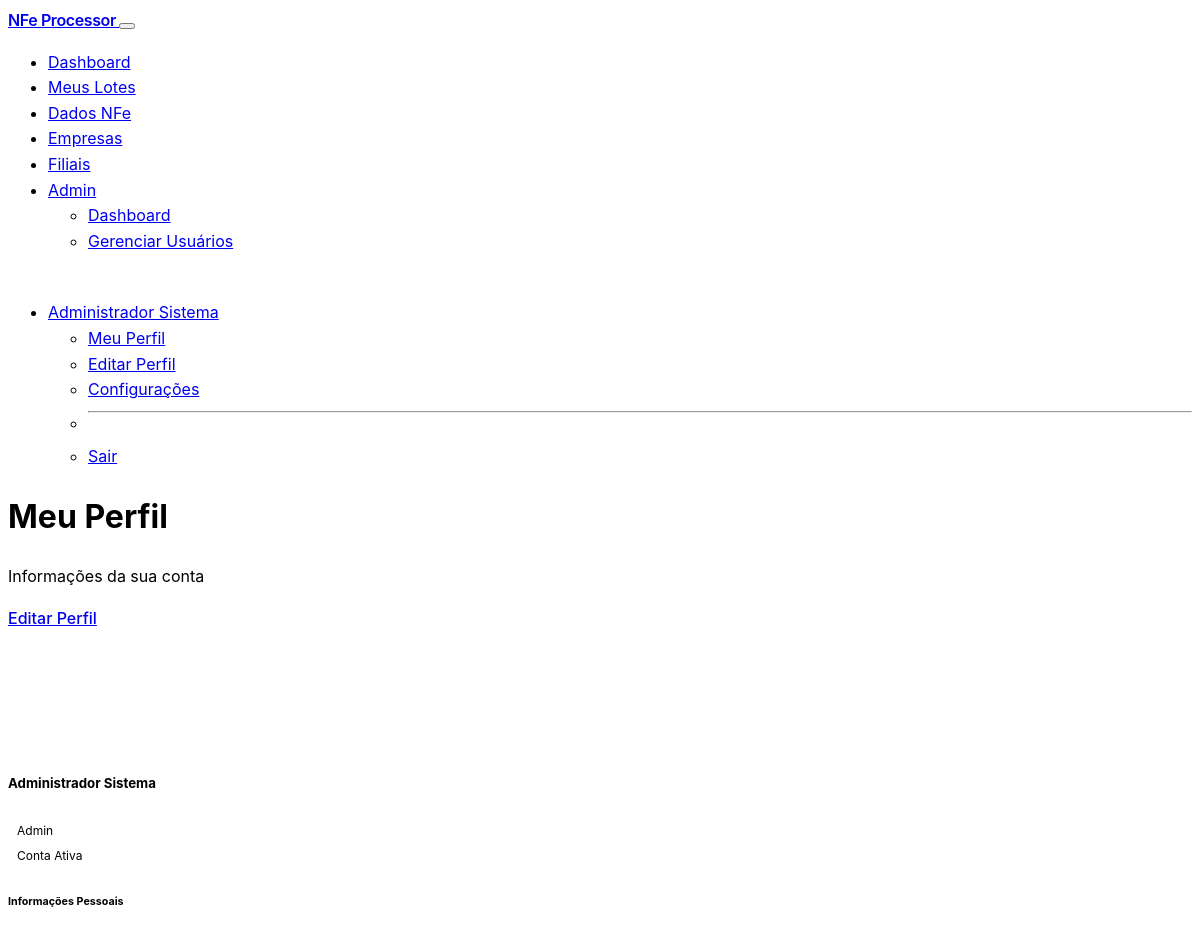
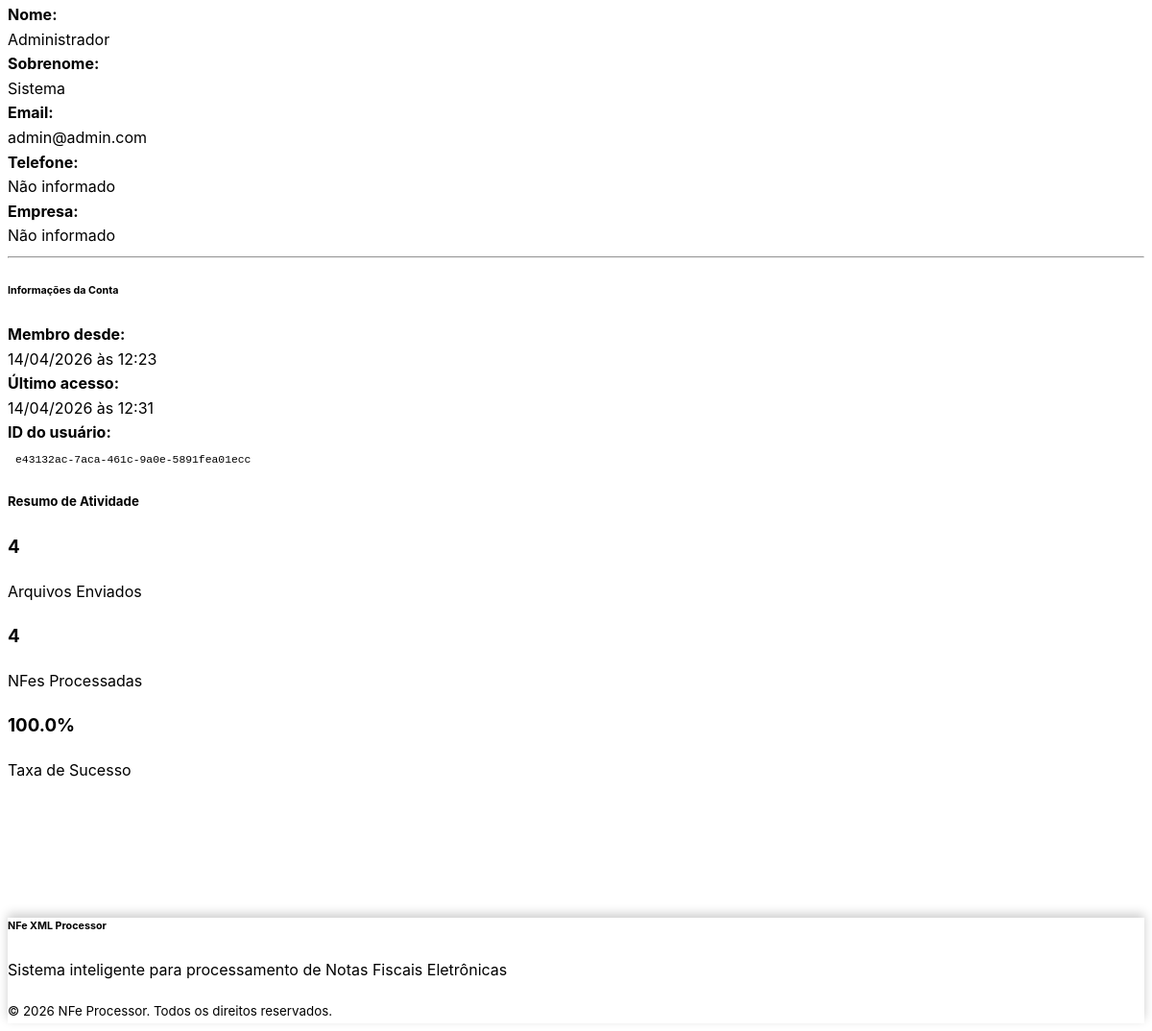
The app's page /profile (signed in) with its own data (2 pictures, top to bottom).
### models.py (models this page shows, shortened)
class User(UserMixin, db.Model):
    __tablename__ = 'users'
    id = db.Column(db.String, primary_key=True)
    email = db.Column(db.String, unique=True, nullable=True)
    first_name = db.Column(db.String, nullable=True)
    last_name = db.Column(db.String, nullable=True)
    profile_image_url = db.Column(db.String, nullable=True)
    password_hash = db.Column(db.String(256), nullable=True)  # For local authentication
    auth_method = db.Column(db.String(20), default='oauth')  # 'oauth' or 'local'
    role = db.Column(db.Enum(UserRole), default=UserRole.USER)
    active = db.Column(db.Boolean, default=True)
    phone = db.Column(db.String(20), nullable=True)
    company = db.Column(db.String(255), nullable=True)
    last_login = db.Column(db.DateTime, nullable=True)
    created_at = db.Column(db.DateTime, default=datetime.now)
    updated_at = db.Column(db.DateTime, default=datetime.now, onupdate=datetime.now)
    uploaded_files = db.relationship('UploadedFile', backref='user', lazy=True)
    nfe_records = db.relationship('NFERecord', backref='user', lazy=True)
    @property
    def full_name(self):
        if self.first_name and self.last_name:
            return f"{self.first_name} {self.last_name}"
        elif self.first_name:
            return self.first_name
        elif self.email:
            return self.email.split('@')[0]
        return f"User {self.id[:8]}"
    @property
    def is_admin(self):
        return self.role == UserRole.ADMIN

### routes.py (the view)
@app.route('/profile')
@login_required_hybrid
def user_profile():
    return render_template('profile.html', user=current_user)

### replit_auth.py (called while the page is built)
@login_manager.user_loader
def load_user(user_id):
    return User.query.get(user_id)

### routes.py (called while the page is built)
@app.before_request
def make_session_permanent():
    global _database_initialized
    if not _database_initialized:
        init_database()
        _database_initialized = True
    session.permanent = True

def login_required_hybrid(f):
    @wraps(f)
    def decorated_function(*args, **kwargs):
        if not current_user.is_authenticated:
            return redirect(url_for('login'))
        return f(*args, **kwargs)
    return decorated_function

### templates/profile.html (shortened to what this page needs)
{% extends "base.html" %}
{% block content %}
<div class="container">
    <div class="row">
        <div class="col-lg-8 mx-auto">
            <div class="row mb-4">
                <div class="col">
                    <h1 class="h2">
                        Meu Perfil
                    </h1>
                    <p class="text-muted">Informações da sua conta</p>
                </div>
                <div class="col-auto">
                    <a href="{{ url_for('edit_profile') }}" class="btn btn-primary">
                        Editar Perfil
                    </a>
                </div>
            </div>
            <div class="card">
                <div class="card-body">
                    <div class="row">
                        <div class="col-md-4 text-center border-end">
                            {% if user.profile_image_url %}
                                <img src="{{ user.profile_image_url }}" alt="Avatar" class="rounded-circle mb-3" style="width: 120px; height: 120px; object-fit: cover;">
                            {% else %}
                                <div class="bg-primary rounded-circle mx-auto mb-3 d-flex align-items-center justify-content-center" style="width: 120px; height: 120px;">
                                </div>
                            {% endif %}
                            <h5>{{ user.full_name }}</h5>
                            <span class="badge bg-{{ 'danger' if user.role.value == 'admin' else 'primary' if user.role.value == 'user' else 'secondary' }} mb-3">
                                {{ user.role.value.title() }}
                            </span>
                            <div>
                                <span class="badge bg-{{ 'success' if user.active else 'secondary' }}">
                                    {{ 'Conta Ativa' if user.active else 'Conta Inativa' }}
                                </span>
                            </div>
                        </div>
                        <div class="col-md-8">
                            <h6 class="text-muted mb-3">Informações Pessoais</h6>
                            <div class="row mb-3">
                                <div class="col-sm-4">
                                    <strong>Nome:</strong>
                                </div>
                                <div class="col-sm-8">
                                    {{ user.first_name or 'Não informado' }}
                                </div>
                            </div>
                            <div class="row mb-3">
                                <div class="col-sm-4">
                                    <strong>Sobrenome:</strong>
                                </div>
                                <div class="col-sm-8">
                                    {{ user.last_name or 'Não informado' }}
                                </div>
                            </div>
                            <div class="row mb-3">
                                <div class="col-sm-4">
                                    <strong>Email:</strong>
                                </div>
                                <div class="col-sm-8">
                                    {{ user.email or 'Não informado' }}
                                </div>
                            </div>
                            <div class="row mb-3">
                                <div class="col-sm-4">
                                    <strong>Telefone:</strong>
                                </div>
                                <div class="col-sm-8">
                                    {{ user.phone or 'Não informado' }}
                                </div>
                            </div>
                            <div class="row mb-3">
                                <div class="col-sm-4">
                                    <strong>Empresa:</strong>
                                </div>
                                <div class="col-sm-8">
                                    {{ user.company or 'Não informado' }}
                                </div>
                            </div>
                            <hr>
                            <h6 class="text-muted mb-3">Informações da Conta</h6>
                            <div class="row mb-3">
                                <div class="col-sm-4">
                                    <strong>Membro desde:</strong>
                                </div>
                                <div class="col-sm-8">
                                    {{ user.created_at.strftime('%d/%m/%Y às %H:%M') }}
                                </div>
                            </div>
                            {% if user.last_login %}
                            <div class="row mb-3">
                                <div class="col-sm-4">
                                    <strong>Último acesso:</strong>
                                </div>
                                <div class="col-sm-8">
                                    {{ user.last_login.strftime('%d/%m/%Y às %H:%M') }}
                                </div>
                            </div>
                            {% endif %}
                            <div class="row mb-3">
                                <div class="col-sm-4">
                                    <strong>ID do usuário:</strong>
                                </div>
                                <div class="col-sm-8">
                                    <code>{{ user.id }}</code>
                                </div>
                            </div>
                        </div>
                    </div>
                </div>
            </div>
            <div class="card mt-4">
                <div class="card-header">
                    <h5 class="mb-0">
                        Resumo de Atividade
                    </h5>
                </div>
                <div class="card-body">
                    <div class="row text-center">
                        <div class="col-md-4">
                            <div class="border-end">
                                <h3 class="text-primary">{{ user.uploaded_files | length }}</h3>
                                <p class="text-muted mb-0">Arquivos Enviados</p>
                            </div>
                        </div>
                        <div class="col-md-4">
                            <div class="border-end">
                                <h3 class="text-success">{{ user.nfe_records | length }}</h3>
                                <p class="text-muted mb-0">NFes Processadas</p>
                            </div>
                        </div>
                        <div class="col-md-4">
                            <h3 class="text-info">
                                {{ ((user.nfe_records | length / user.uploaded_files | length * 100) if user.uploaded_files | length > 0 else 0) | round(1) }}%
                            </h3>
                            <p class="text-muted mb-0">Taxa de Sucesso</p>
                        </div>
                    </div>
                </div>
            </div>
        </div>
    </div>
</div>
{% endblock %}

### templates/base.html (shortened to what this page needs)
<!DOCTYPE html>
<html lang="pt-BR" data-bs-theme="dark">
<head>
    <link href="https://cdn.replit.com/agent/bootstrap-agent-dark-theme.min.css" rel="stylesheet">
    <link rel="stylesheet" href="https://cdn.jsdelivr.net/npm/feather-icons@4.29.0/font/feather.css">
    <link rel="stylesheet" href="{{ url_for('static', filename='css/custom.css') }}">
</head>
<body class="d-flex flex-column min-vh-100">
    {% if current_user.is_authenticated %}
    <nav class="navbar navbar-expand-lg navbar-dark bg-dark">
        <div class="container">
            <a class="navbar-brand" href="{{ url_for('index') }}">
                NFe Processor
            </a>
            <button class="navbar-toggler" type="button" data-bs-toggle="collapse" data-bs-target="#navbarNav">
            </button>
            <div class="collapse navbar-collapse" id="navbarNav">
                <ul class="navbar-nav me-auto">
                    <li class="nav-item">
                        <a class="nav-link" href="{{ url_for('index') }}">
                            Dashboard
                        </a>
                    </li>
                    <li class="nav-item">
                        <a class="nav-link" href="{{ url_for('batches_list') }}">
                            Meus Lotes
                        </a>
                    </li>
                    <li class="nav-item">
                        <a class="nav-link" href="{{ url_for('data_view') }}">
                            Dados NFe
                        </a>
                    </li>
                    <li class="nav-item">
                        <a class="nav-link" href="{{ url_for('empresas_list') }}">
                            Empresas
                        </a>
                    </li>
                    <li class="nav-item">
                        <a class="nav-link" href="{{ url_for('filiais_listar') }}">
                            Filiais
                        </a>
                    </li>
                    {% if current_user.is_admin %}
                    <li class="nav-item dropdown">
                        <a class="nav-link dropdown-toggle" href="#" id="adminDropdown" role="button" data-bs-toggle="dropdown">
                            Admin
                        </a>
                        <ul class="dropdown-menu">
                            <li><a class="dropdown-item" href="{{ url_for('admin_dashboard') }}">
                                Dashboard
                            </a></li>
                            <li><a class="dropdown-item" href="{{ url_for('admin_users') }}">
                                Gerenciar Usuários
                            </a></li>
                        </ul>
                    </li>
                    {% endif %}
                </ul>
                <ul class="navbar-nav">
                    <li class="nav-item dropdown">
                        <a class="nav-link dropdown-toggle d-flex align-items-center" href="#" id="userDropdown" role="button" data-bs-toggle="dropdown">
                            {% if current_user.profile_image_url %}
                                <img src="{{ current_user.profile_image_url }}" alt="Avatar" class="rounded-circle me-2" style="width: 30px; height: 30px; object-fit: cover;">
                            {% else %}
                                <div class="bg-primary rounded-circle me-2 d-flex align-items-center justify-content-center" style="width: 30px; height: 30px;">
                                </div>
                            {% endif %}
                            <span>{{ current_user.full_name }}</span>
                        </a>
                        <ul class="dropdown-menu dropdown-menu-end">
                            <li><a class="dropdown-item" href="{{ url_for('user_profile') }}">
                                Meu Perfil
                            </a></li>
                            <li><a class="dropdown-item" href="{{ url_for('edit_profile') }}">
                                Editar Perfil
                            </a></li>
                            <li><a class="dropdown-item" href="{{ url_for('configuracoes') }}">
                                Configurações
                            </a></li>
                            <li><hr class="dropdown-divider"></li>
                            <li><a class="dropdown-item" href="{{ url_for('local_logout') }}">
                                Sair
                            </a></li>
                        </ul>
                    </li>
                </ul>
            </div>
        </div>
    </nav>
    {% endif %}
    <main class="flex-grow-1 {% if current_user.is_authenticated %}mt-4{% endif %}" style="padding-bottom: 100px;">
        {% block content %}{% endblock %}
    </main>
    {% if current_user.is_authenticated %}
    <footer class="bg-dark text-white py-3 border-top border-secondary position-fixed bottom-0 w-100 z-3" style="box-shadow: 0 -4px 10px rgba(0,0,0,0.2);">
        <div class="container">
            <div class="row align-items-center">
                <div class="col-md-6">
                    <h6 class="mb-1">NFe XML Processor</h6>
                    <p class="text-muted mb-0 small">Sistema inteligente para processamento de Notas Fiscais Eletrônicas</p>
                </div>
                <div class="col-md-6 text-md-end mt-3 mt-md-0">
                    <small class="text-muted">
                        &copy; 2026 NFe Processor. Todos os direitos reservados.
                    </small>
                </div>
            </div>
        </div>
    </footer>
    {% endif %}
</body>
</html>

### static/css/custom.css (style rules this page uses)
:root { --nfe-primary: #0d6efd; --nfe-success: #198754; --nfe-warning: #ffc107; --nfe-danger: #dc3545; --nfe-info: #0dcaf0; --nfe-dark: #212529; --nfe-light: #f8f9fa; --nfe-border-radius: 0.5rem; --nfe-box-shadow: 0 0.125rem 0.25rem rgba(0, 0, 0, 0.075); --nfe-transition: all 0.15s ease-in-out; }
body { font-family: -apple-system, BlinkMacSystemFont, 'Segoe UI', Roboto, sans-serif; line-height: 1.6; }
.container { max-width: 1400px; }
main { min-height: calc(100vh - 200px); }
.navbar-brand { font-weight: 600; letter-spacing: -0.025em; }
.card { border: 1px solid var(--bs-border-color); border-radius: var(--nfe-border-radius); box-shadow: var(--nfe-box-shadow); transition: var(--nfe-transition); }
.card-header { background-color: var(--bs-gray-100); border-bottom: 1px solid var(--bs-border-color); font-weight: 600; }
[data-bs-theme="dark"] .card-header { background-color: var(--bs-gray-800); }
.badge { font-size: 0.75rem; padding: 0.5em 0.75em; border-radius: 0.375rem; }
.btn { font-weight: 500; border-radius: var(--nfe-border-radius); transition: var(--nfe-transition); border-width: 1px; }
code { background-color: var(--bs-gray-100); padding: 0.25rem 0.5rem; border-radius: 0.25rem; font-size: 0.875em; }
[data-bs-theme="dark"] code { background-color: var(--bs-gray-800); }
[data-bs-theme="dark"] { --nfe-box-shadow: 0 0.125rem 0.25rem rgba(255, 255, 255, 0.075); }
html { scroll-behavior: smooth; }

### records on screen
User: full_name "Administrador Sistema", role.value "Admin", active "Conta Ativa", first_name "Administrador", last_name "Sistema", email "admin@admin.com", phone "Não informado", company "Não informado", created_at "14/04/2026 às 12:23", last_login "14/04/2026 às 12:31", id "e43132ac-7aca-461c-9a0e-5891fea01ecc"

### other values on screen
{{ user.uploaded_files | length }} "4"
{{ user.nfe_records | length }} "4"
